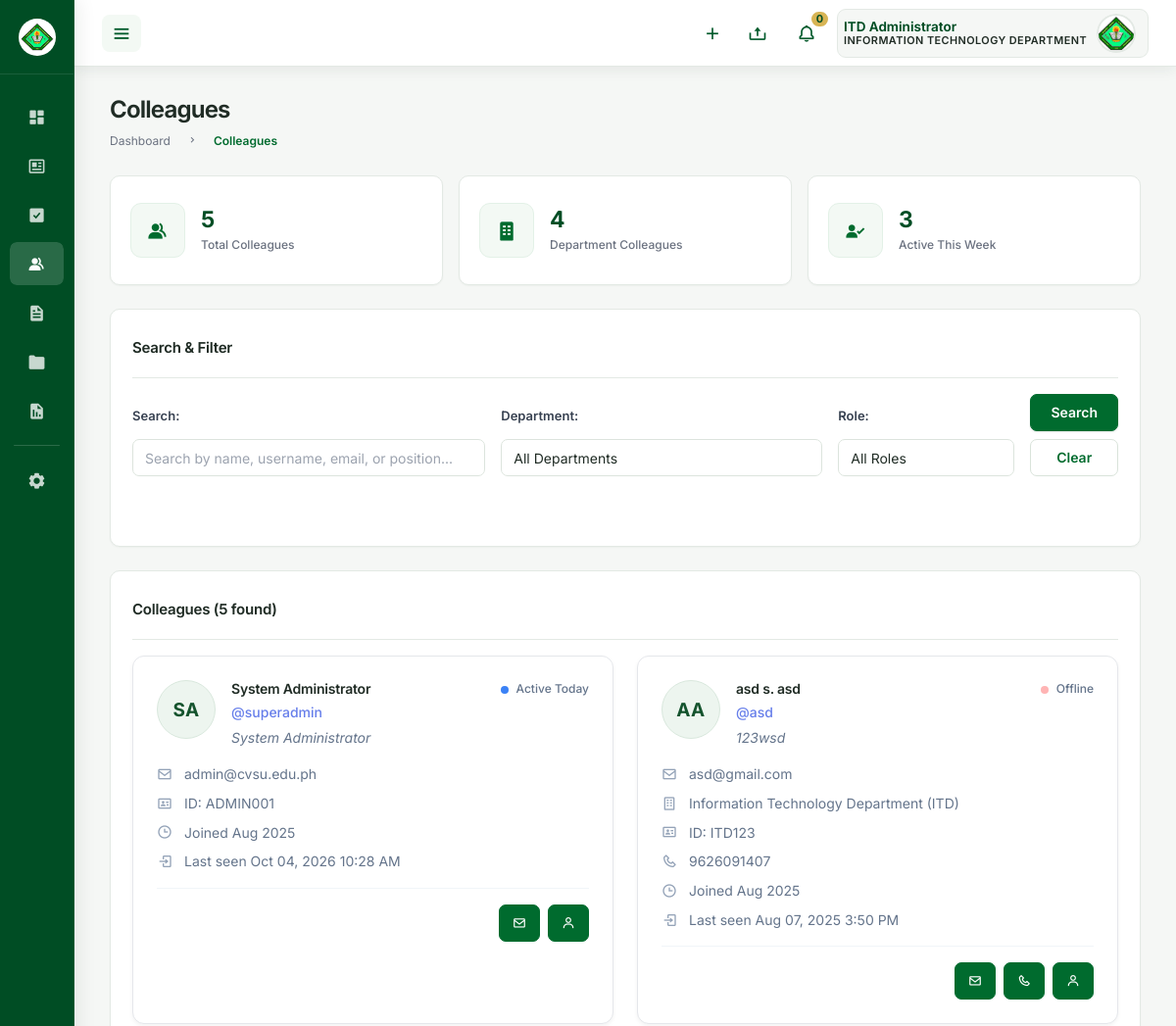
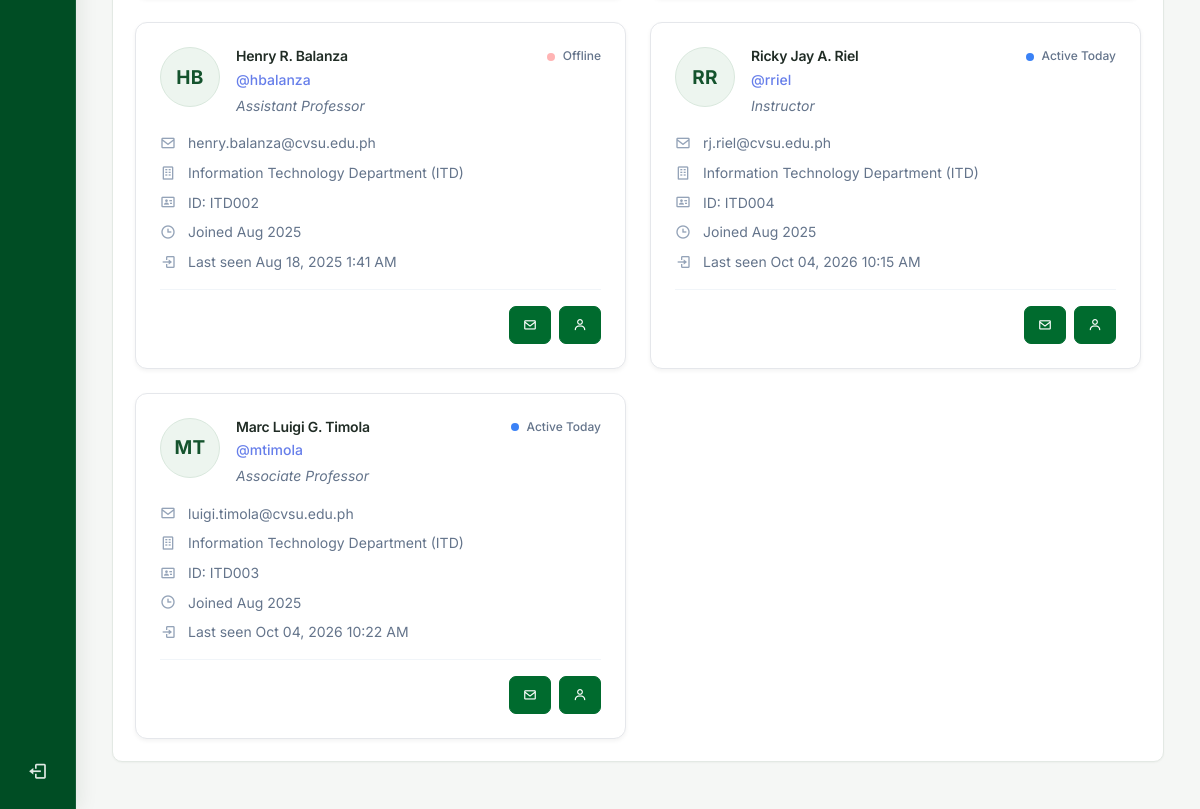
Page /roles/user/colleagues.php (signed in) on the committed database (2 pictures, top to bottom).
### tables this page shows
CREATE TABLE `users` (
  `id` int NOT NULL,
  `username` varchar(50) NOT NULL,
  `email` varchar(255) NOT NULL,
  `password` varchar(255) NOT NULL,
  `role` enum('admin','user','super_admin') NOT NULL DEFAULT 'user',
  `is_approved` tinyint(1) NOT NULL DEFAULT '0',
  `name` varchar(100) NOT NULL,
  `mi` varchar(5) DEFAULT NULL,
  `surname` varchar(100) NOT NULL,
  `employee_id` varchar(20) DEFAULT NULL,
  `position` varchar(100) DEFAULT NULL,
  `department_id` int DEFAULT NULL,
  `is_restricted` tinyint(1) DEFAULT '0',
  `profile_image` varchar(255) DEFAULT NULL,
  `phone` varchar(20) DEFAULT NULL,
  `address` text,
  `date_of_birth` date DEFAULT NULL,
  `hire_date` date DEFAULT NULL,
  `last_login` datetime DEFAULT NULL,
  `failed_login_attempts` int DEFAULT '0',
  `account_locked_until` datetime DEFAULT NULL,
  `email_verified` tinyint(1) DEFAULT '0',
  `email_verification_token` varchar(255) DEFAULT NULL,
  `password_reset_token` varchar(255) DEFAULT NULL,
  `password_reset_expires` datetime DEFAULT NULL,
  `created_at` datetime DEFAULT CURRENT_TIMESTAMP,
  `updated_at` datetime DEFAULT CURRENT_TIMESTAMP ON UPDATE CURRENT_TIMESTAMP,
  `created_by` int DEFAULT NULL,
  `approved_by` int DEFAULT NULL,
  `approved_at` datetime DEFAULT NULL
);

CREATE TABLE `departments` (
  `id` int NOT NULL,
  `department_code` varchar(10) NOT NULL,
  `department_name` varchar(100) NOT NULL,
  `description` text,
  `head_of_department` varchar(100) DEFAULT NULL,
  `contact_email` varchar(255) DEFAULT NULL,
  `contact_phone` varchar(20) DEFAULT NULL,
  `created_at` datetime DEFAULT CURRENT_TIMESTAMP,
  `updated_at` datetime DEFAULT CURRENT_TIMESTAMP ON UPDATE CURRENT_TIMESTAMP,
  `is_active` tinyint(1) DEFAULT '1'
);

### roles/user/colleagues.php (the view, shortened to what this page needs)
<?php
require_once '../../includes/config.php';
$user_id = $_SESSION['user_id'];
$search = $_GET['search'] ?? '';
$query = "
    SELECT u.*, d.department_name, d.department_code
    FROM users u
    LEFT JOIN departments d ON u.department_id = d.id
    WHERE u.is_approved = 1 AND u.id != ?
";
$params = [$user_id];
$query .= " ORDER BY u.surname, u.name";
$stmt = $pdo->prepare($query);
$stmt->execute($params);
$colleagues = $stmt->fetchAll();
$stmt = $pdo->prepare("
    SELECT COUNT(*) as count
    FROM users
    WHERE department_id = (SELECT department_id FROM users WHERE id = ?)
    AND is_approved = 1 AND id != ?
");
$stmt->execute([$user_id, $user_id]);
$dept_colleagues_count = $stmt->fetch()['count'];
$stmt = $pdo->prepare("SELECT COUNT(*) as count FROM users WHERE is_approved = 1 AND id != ?");
$stmt->execute([$user_id]);
$total_colleagues = $stmt->fetch()['count'];
?>
<!DOCTYPE html>
<html lang="en">
<head>
    <link href='https://unpkg.com/boxicons@2.0.9/css/boxicons.min.css' rel='stylesheet'>
    <link rel="stylesheet" href="assets/css/components/sidebar.css?v=<?= time() ?>">
    <link rel="stylesheet" href="assets/css/components/navbar.css?v=<?= time() ?>">
    <?php include __DIR__ . '/../../includes/theme.php'; ?>
</head>
<body class="user-colleagues-page">
    <section id="content">
        <main>
            <div class="head-title">
                <div class="left">
                    <h1>Colleagues</h1>
                    <ul class="breadcrumb">
                        <li><a href="dashboard.php">Dashboard</a></li>
                        <li><i class='bx bx-chevron-right'></i></li>
                        <li><a class="active" href="#">Colleagues</a></li>
                    </ul>
                </div>
            </div>
            <ul class="box-info">
                <li>
                    <i class='bx bxs-group'></i>
                    <span class="text">
                        <h3><?= $total_colleagues ?></h3>
                        <p>Total Colleagues</p>
                    </span>
                </li>
                <li>
                    <i class='bx bxs-building'></i>
                    <span class="text">
                        <h3><?= $dept_colleagues_count ?></h3>
                        <p>Department Colleagues</p>
                    </span>
                </li>
                <li>
                    <i class='bx bxs-user-check'></i>
                    <span class="text">
                        <h3><?= count(array_filter($colleagues, fn($c) => $c['last_login'] && strtotime($c['last_login']) > strtotime('-7 days'))) ?></h3>
                        <p>Active This Week</p>
                    </span>
                </li>
            </ul>
            <div class="table-data">
                <div class="order">
                    <div class="head">
                        <h3>Search & Filter</h3>
                    </div>
                    <form method="GET" class="filter-form">
                        <div class="form-row">
                            <div class="form-group">
                                <label>Search:</label>
                                <input type="text" name="search" value="<?= htmlspecialchars($search) ?>" placeholder="Search by name, username, email, or position...">
                            </div>
                            <div class="form-group">
                                <label>Department:</label>
                                <select name="department">
                                    <option value="">All Departments</option>
                                </select>
                            </div>
                            <div class="form-group">
                                <label>Role:</label>
                                <select name="role">
                                    <option value="">All Roles</option>
                                </select>
                            </div>
                            <div class="form-group">
                                <button type="submit" class="btn btn-primary">Search</button>
                                <a href="colleagues.php" class="btn btn-secondary">Clear</a>
                            </div>
                        </div>
                    </form>
                </div>
            </div>
            <div class="table-data">
                <div class="order">
                    <div class="head">
                        <h3>Colleagues (<?= count($colleagues) ?> found)</h3>
                    </div>
                    <?php if (empty($colleagues)): ?>
                        <div class="empty-state">
                            <i class='bx bx-user-x'></i>
                            <p>No colleagues found matching your criteria</p>
                        </div>
                    <?php else: ?>
                        <div class="colleagues-grid">
                            <?php foreach ($colleagues as $colleague): ?>
                                <div class="colleague-card">
                                    <div class="colleague-header">
                                        <div class="colleague-avatar">
                                            <?php if ($colleague['profile_image_url']): ?>
                                                <img src="<?= htmlspecialchars($colleague['profile_image_url'], ENT_QUOTES, 'UTF-8') ?>" alt="<?= htmlspecialchars($colleague['full_name'], ENT_QUOTES, 'UTF-8') ?>">
                                            <?php else: ?>
                                                <span class="avatar-initials" aria-label="<?= htmlspecialchars($colleague['full_name'], ENT_QUOTES, 'UTF-8') ?> profile photo not provided"><?= htmlspecialchars($colleague['initials'], ENT_QUOTES, 'UTF-8') ?></span>
                                            <?php endif; ?>
                                        </div>
                                        <div class="colleague-info">
                                            <h4><?= htmlspecialchars($colleague['full_name'], ENT_QUOTES, 'UTF-8') ?></h4>
                                            <p class="username">@<?= htmlspecialchars($colleague['username']) ?></p>
                                            <?php if ($colleague['position']): ?>
                                                <p class="position"><?= htmlspecialchars($colleague['position']) ?></p>
                                            <?php endif; ?>
                                        </div>
                                        <div class="colleague-status">
                                            <?php
                                            $status_class = 'offline';
                                            $status_text = 'Offline';
                                            if ($colleague['last_login']) {
                                                $last_login = strtotime($colleague['last_login']);
                                                $now = time();
                                                $diff = $now - $last_login;
                                                if ($diff < 300) {
                                                    $status_class = 'online';
                                                    $status_text = 'Online';
                                                } elseif ($diff < 3600) {
                                                    $status_class = 'recent';
                                                    $status_text = 'Recently Active';
                                                } elseif ($diff < 86400) {
                                                    $status_class = 'today';
                                                    $status_text = 'Active Today';
                                                }
                                            }
                                            ?>
                                            <span class="status-indicator <?= $status_class ?>"></span>
                                            <span class="status-text"><?= $status_text ?></span>
                                        </div>
                                    </div>
                                    <div class="colleague-details">
                                        <div class="detail-item">
                                            <i class='bx bx-envelope'></i>
                                            <span><?= htmlspecialchars($colleague['email']) ?></span>
                                        </div>
                                        <?php if ($colleague['department_name']): ?>
                                            <div class="detail-item">
                                                <i class='bx bx-building'></i>
                                                <span><?= htmlspecialchars($colleague['department_name']) ?> (<?= htmlspecialchars($colleague['department_code']) ?>)</span>
                                            </div>
                                        <?php endif; ?>
                                        <?php if ($colleague['employee_id']): ?>
                                            <div class="detail-item">
                                                <i class='bx bx-id-card'></i>
                                                <span>ID: <?= htmlspecialchars($colleague['employee_id']) ?></span>
                                            </div>
                                        <?php endif; ?>
                                        <?php if ($colleague['phone']): ?>
                                            <div class="detail-item">
                                                <i class='bx bx-phone'></i>
                                                <span><?= htmlspecialchars($colleague['phone']) ?></span>
                                            </div>
                                        <?php endif; ?>
                                        <div class="detail-item">
                                            <i class='bx bx-time'></i>
                                            <span>Joined <?= date('M Y', strtotime($colleague['created_at'])) ?></span>
                                        </div>
                                        <?php if ($colleague['last_login']): ?>
                                            <div class="detail-item">
                                                <i class='bx bx-log-in'></i>
                                                <span>Last seen <?= date('M d, Y g:i A', strtotime($colleague['last_login'])) ?></span>
                                            </div>
                                        <?php endif; ?>
                                    </div>
                                    <div class="colleague-actions">
                                        <a href="mailto:<?= htmlspecialchars($colleague['email']) ?>" class="btn-action" title="Send Email">
                                            <i class='bx bx-envelope'></i>
                                        </a>
                                        <?php if ($colleague['phone']): ?>
                                            <a href="tel:<?= htmlspecialchars($colleague['phone']) ?>" class="btn-action" title="Call">
                                                <i class='bx bx-phone'></i>
                                            </a>
                                        <?php endif; ?>
                                        <button type="button" class="btn-action" title="View Profile" aria-label="View <?= htmlspecialchars($colleague['full_name'], ENT_QUOTES, 'UTF-8') ?> profile"
                                            data-profile-name="<?= htmlspecialchars($colleague['full_name'], ENT_QUOTES, 'UTF-8') ?>"
                                            data-profile-username="<?= htmlspecialchars($colleague['username'], ENT_QUOTES, 'UTF-8') ?>"
                                            data-profile-position="<?= htmlspecialchars($colleague['position'] ?? '', ENT_QUOTES, 'UTF-8') ?>"
                                            data-profile-email="<?= htmlspecialchars($colleague['email'] ?? '', ENT_QUOTES, 'UTF-8') ?>"
                                            data-profile-department="<?= htmlspecialchars(trim(($colleague['department_name'] ?? '') . (!empty($colleague['department_code']) ? ' (' . $colleague['department_code'] . ')' : '')), ENT_QUOTES, 'UTF-8') ?>"
                                            data-profile-employee-id="<?= htmlspecialchars($colleague['employee_id'] ?? '', ENT_QUOTES, 'UTF-8') ?>"
                                            data-profile-phone="<?= htmlspecialchars($colleague['phone'] ?? '', ENT_QUOTES, 'UTF-8') ?>"
                                            data-profile-joined="<?= htmlspecialchars(date('M Y', strtotime($colleague['created_at'])), ENT_QUOTES, 'UTF-8') ?>"
                                            data-profile-last-seen="<?= htmlspecialchars($colleague['last_login'] ? date('M d, Y g:i A', strtotime($colleague['last_login'])) : '', ENT_QUOTES, 'UTF-8') ?>"
                                            data-profile-photo="<?= htmlspecialchars($colleague['profile_image_url'], ENT_QUOTES, 'UTF-8') ?>"
                                            data-profile-initials="<?= htmlspecialchars($colleague['initials'], ENT_QUOTES, 'UTF-8') ?>">
                                            <i class='bx bx-user' aria-hidden="true"></i>
                                        </button>
                                    </div>
                                </div>
                            <?php endforeach; ?>
                        </div>
                    <?php endif; ?>
                </div>
            </div>
        </main>
    </section>
</body>
</html>

### rows in the picture
users: initials "SA", position "System Administrator", username "superadmin", last_login "Active Today", email "admin@cvsu.edu.ph", employee "ADMIN001", created_at "Aug 2025", last_login "Oct 04, 2026 10:28 AM"
users: initials "AA", full_name "asd s. asd", username "asd", position "123wsd", status_text "Offline", email "asd@gmail.com", department.department_name "Information Technology Department", department.department_code "ITD", employee "ITD123", phone "9626091407", created_at "Aug 2025", last_login "Aug 07, 2025 3:50 PM"
users: initials "HB", full_name "Henry R. Balanza", username "hbalanza", position "Assistant Professor", status_text "Offline", email "henry.balanza@cvsu.edu.ph", department.department_name "Information Technology Department", department.department_code "ITD", employee "ITD002", created_at "Aug 2025", last_login "Aug 18, 2025 1:41 AM"
users: initials "RR", full_name "Ricky Jay A. Riel", username "rriel", position "Instructor", last_login "Active Today", email "rj.riel@cvsu.edu.ph", department.department_name "Information Technology Department", department.department_code "ITD", employee "ITD004", created_at "Aug 2025", last_login "Oct 04, 2026 10:15 AM"
users: initials "MT", full_name "Marc Luigi G. Timola", username "mtimola", position "Associate Professor", last_login "Active Today", email "luigi.timola@cvsu.edu.ph", department.department_name "Information Technology Department", department.department_code "ITD", employee "ITD003", created_at "Aug 2025", last_login "Oct 04, 2026 10:22 AM"

### other values in the picture
$total_colleagues "5"
$dept_colleagues_count "4"
count($colleagues) "5"
